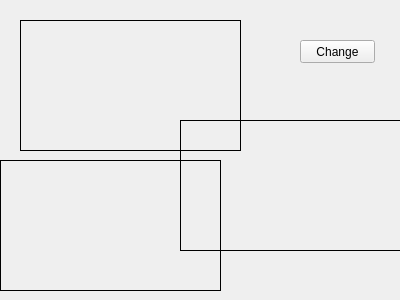
<?xml version="1.0" encoding="UTF-8"?>
<ui version="4.0">
 <class>Widget</class>
 <widget class="QWidget" name="Widget">
  <property name="geometry">
   <rect>
    <x>0</x>
    <y>0</y>
    <width>400</width>
    <height>300</height>
   </rect>
  </property>
  <property name="windowTitle">
   <string>Widget</string>
  </property>
  <widget class="QLabel" name="label">
   <property name="geometry">
    <rect>
     <x>20</x>
     <y>20</y>
     <width>221</width>
     <height>131</height>
    </rect>
   </property>
   <property name="frameShape">
    <enum>QFrame::Box</enum>
   </property>
   <property name="text">
    <string> </string>
   </property>
  </widget>
  <widget class="QLabel" name="label_2">
   <property name="geometry">
    <rect>
     <x>180</x>
     <y>120</y>
     <width>221</width>
     <height>131</height>
    </rect>
   </property>
   <property name="frameShape">
    <enum>QFrame::Box</enum>
   </property>
   <property name="text">
    <string/>
   </property>
  </widget>
  <widget class="QLabel" name="label_3">
   <property name="geometry">
    <rect>
     <x>0</x>
     <y>160</y>
     <width>221</width>
     <height>131</height>
    </rect>
   </property>
   <property name="frameShape">
    <enum>QFrame::Box</enum>
   </property>
   <property name="text">
    <string/>
   </property>
  </widget>
  <widget class="QPushButton" name="btnChange">
   <property name="geometry">
    <rect>
     <x>300</x>
     <y>40</y>
     <width>75</width>
     <height>23</height>
    </rect>
   </property>
   <property name="text">
    <string>Change</string>
   </property>
  </widget>
 </widget>
 <resources/>
 <connections/>
</ui>
